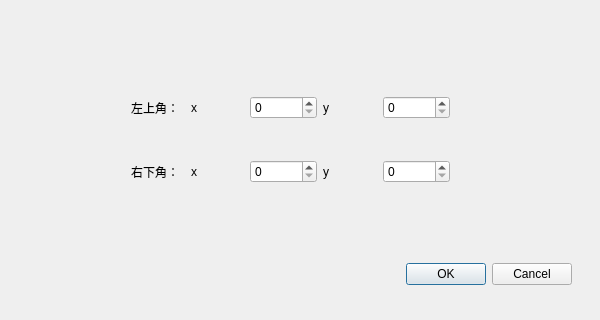
<?xml version="1.0" encoding="UTF-8"?>
<ui version="4.0">
 <class>CaptureUI</class>
 <widget class="QDialog" name="CaptureUI">
  <property name="geometry">
   <rect>
    <x>0</x>
    <y>0</y>
    <width>600</width>
    <height>320</height>
   </rect>
  </property>
  <property name="minimumSize">
   <size>
    <width>600</width>
    <height>320</height>
   </size>
  </property>
  <property name="maximumSize">
   <size>
    <width>600</width>
    <height>320</height>
   </size>
  </property>
  <property name="windowTitle">
   <string>CaptureUI</string>
  </property>
  <widget class="QDialogButtonBox" name="buttonBox">
   <property name="geometry">
    <rect>
     <x>380</x>
     <y>260</y>
     <width>192</width>
     <height>28</height>
    </rect>
   </property>
   <property name="standardButtons">
    <set>QDialogButtonBox::Cancel|QDialogButtonBox::Ok</set>
   </property>
  </widget>
  <widget class="QWidget" name="verticalLayoutWidget">
   <property name="geometry">
    <rect>
     <x>120</x>
     <y>50</y>
     <width>341</width>
     <height>181</height>
    </rect>
   </property>
   <layout class="QVBoxLayout" name="verticalLayout">
    <item>
     <layout class="QHBoxLayout" name="horizontalLayout">
      <item>
       <widget class="QLabel" name="label_3">
        <property name="text">
         <string>左上角：</string>
        </property>
       </widget>
      </item>
      <item>
       <widget class="QLabel" name="label">
        <property name="text">
         <string>x</string>
        </property>
       </widget>
      </item>
      <item>
       <widget class="QSpinBox" name="x1">
        <property name="maximum">
         <number>100000</number>
        </property>
       </widget>
      </item>
      <item>
       <widget class="QLabel" name="label_2">
        <property name="text">
         <string>y</string>
        </property>
       </widget>
      </item>
      <item>
       <widget class="QSpinBox" name="y1">
        <property name="maximum">
         <number>100000</number>
        </property>
       </widget>
      </item>
     </layout>
    </item>
    <item>
     <layout class="QHBoxLayout" name="horizontalLayout_2">
      <item>
       <widget class="QLabel" name="label_4">
        <property name="text">
         <string>右下角：</string>
        </property>
       </widget>
      </item>
      <item>
       <widget class="QLabel" name="label_5">
        <property name="text">
         <string>x</string>
        </property>
       </widget>
      </item>
      <item>
       <widget class="QSpinBox" name="x2">
        <property name="maximum">
         <number>100000</number>
        </property>
       </widget>
      </item>
      <item>
       <widget class="QLabel" name="label_6">
        <property name="text">
         <string>y</string>
        </property>
       </widget>
      </item>
      <item>
       <widget class="QSpinBox" name="y2">
        <property name="maximum">
         <number>100000</number>
        </property>
       </widget>
      </item>
     </layout>
    </item>
   </layout>
  </widget>
 </widget>
 <layoutdefault spacing="6" margin="11"/>
 <resources/>
 <connections/>
</ui>
